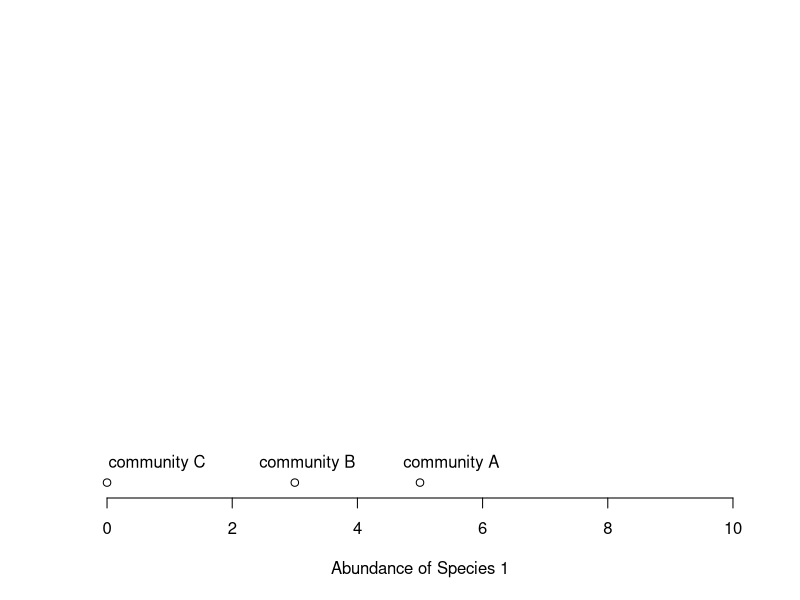
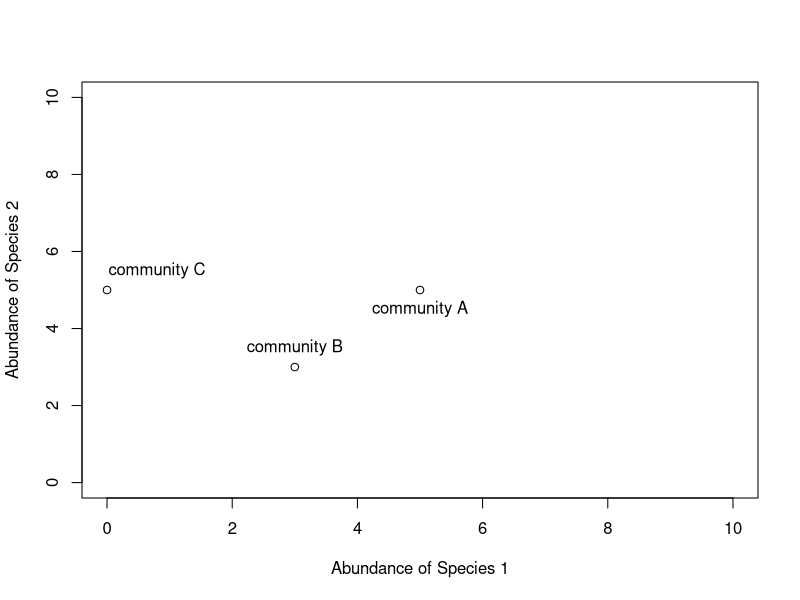
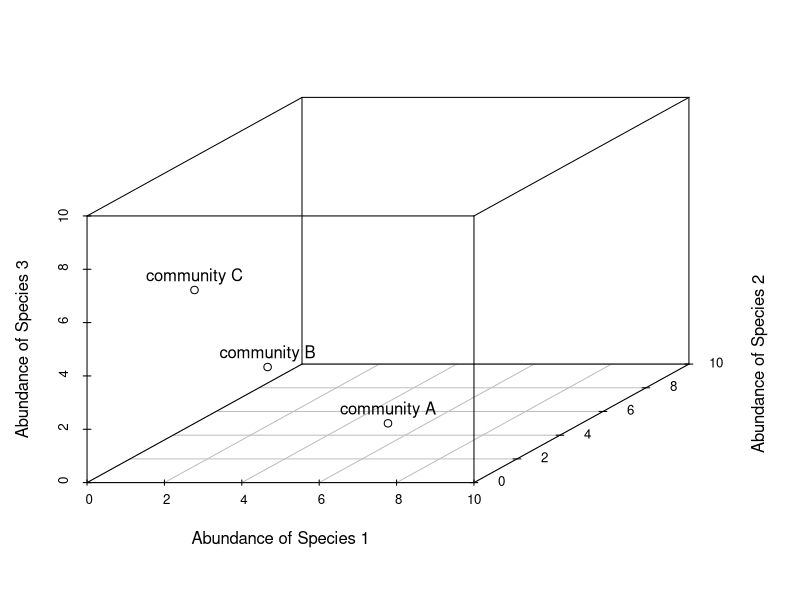
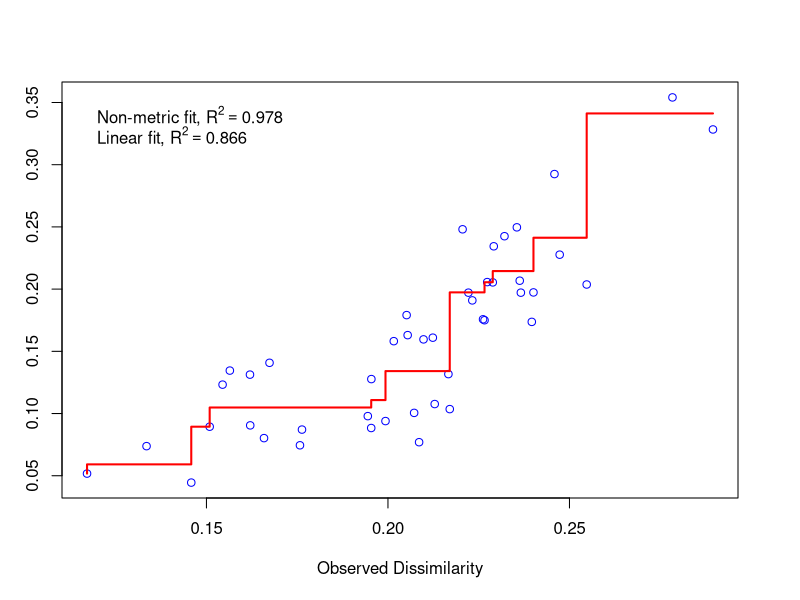
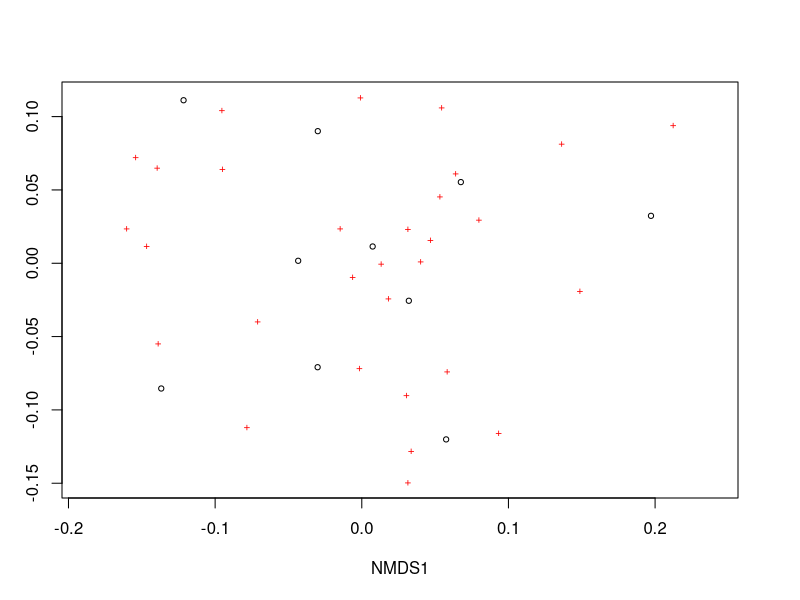
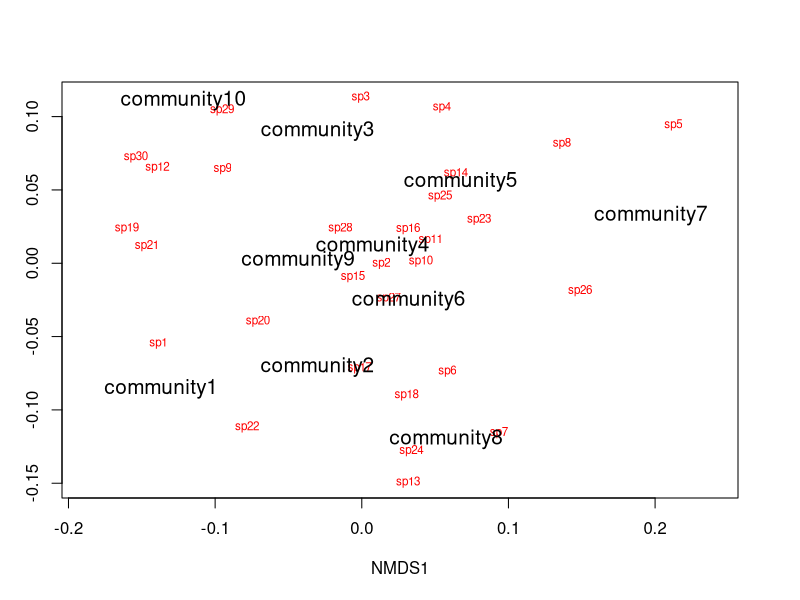
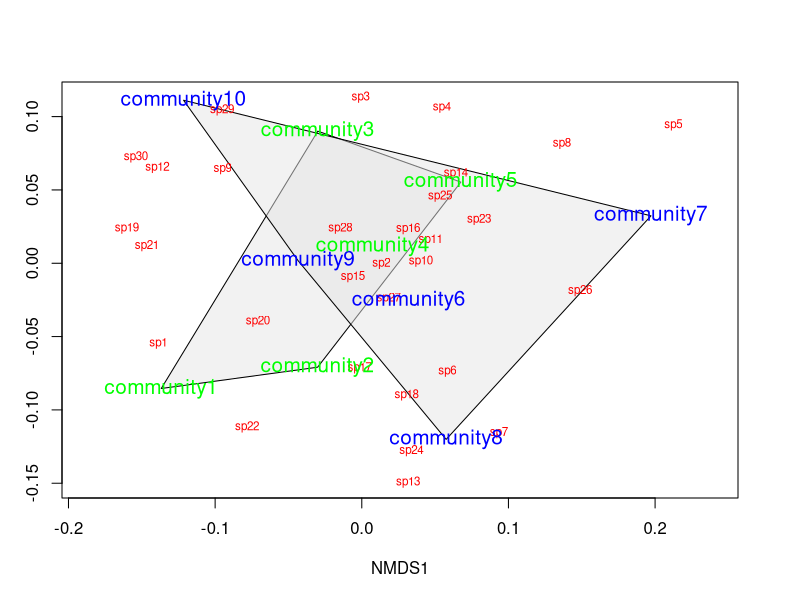
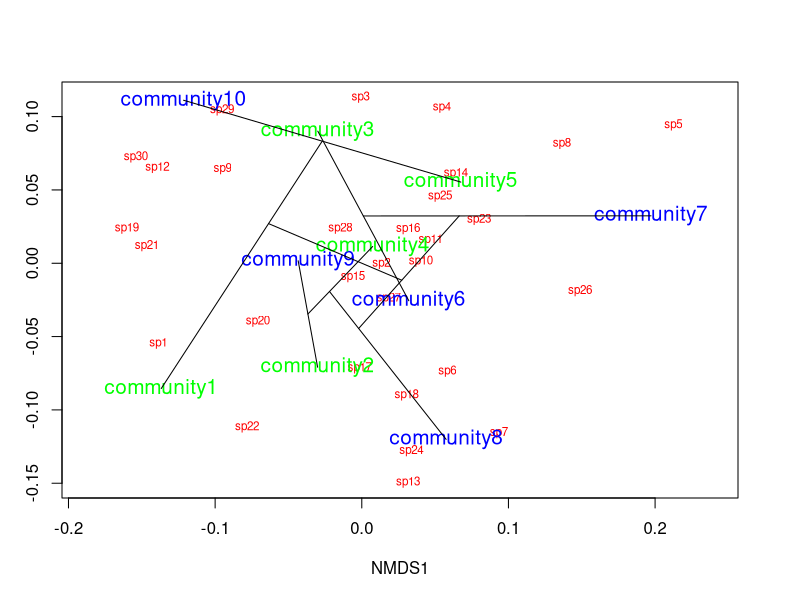

R code for these plots, in order: (Note: this script raises an error after producing the figures.)
## ---- chunk 1
# Non-metric multidimensional scaling (NMDS) is one tool commonly used to 
# examine community composition

# # Let's lay some conceptual groundwork
# Consider a single axis of abundance representing a single species:
plot(0:10,0:10,type="n",axes=F,xlab="Abundance of Species 1",ylab="")
axis(1)
# We can plot each community on that axis depending on the abundance of
# species 1 within it
points(5,0); text(5.5,0.5,labels="community A")
points(3,0); text(3.2,0.5,labels="community B")
points(0,0); text(0.8,0.5,labels="community C")
# 
# # Now consider a second axis of abundance representing a different 
# # species
# # Communities can be plotted along both axes depending on the abundance of
# # species within it
plot(0:10,0:10,type="n",xlab="Abundance of Species 1",
     ylab="Abundance of Species 2")
points(5,5); text(5,4.5,labels="community A")
points(3,3); text(3,3.5,labels="community B")
points(0,5); text(0.8,5.5,labels="community C")

# Now consider a THIRD axis of abundance representing yet another species
# (For this we're going to need to load another package)
# install.packages("scatterplot3d")
library(scatterplot3d)
d=scatterplot3d(0:10,0:10,0:10,type="n",xlab="Abundance of Species 1",
                ylab="Abundance of Species 2",
                zlab="Abundance of Species 3"); d
d$points3d(5,5,0); text(d$xyz.convert(5,5,0.5),labels="community A")
d$points3d(3,3,3); text(d$xyz.convert(3,3,3.5),labels="community B")
d$points3d(0,5,5); text(d$xyz.convert(0,5,5.5),labels="community C")

# Now consider as many axes as there are species S (obviously we cannot 
# visualize this beyond 3 dimensions)
# Hopefully your head didn't explode
## ---- chunk 2
# The goal of NMDS is to represent the original position of communities in
# multidimensional space as accurately as possible using a reduced number
# of dimensions that can be easily plotted and visualized

# NMDS does not use the absolute abundances of species in communities, but
# rather their RANK ORDER!
# The use of ranks omits some of the issues associated with using absolute
# distance (e.g., sensitivity to transformation), and as a result is much
# more flexible technique that accepts a variety of types of data
# (It is also where the "non-metric" part of the name comes from)

# The NMDS procedure is iterative and takes place over several steps:
# (1) Define the original positions of communities in multidimensional space
# (2) Specify the number m of reduced dimensions (typically 2)
# (3) Construct an initial configuration of the samples in 2-dimensions
# (4) Regress distances in this initial configuration against the observed
# (measured) distances
# (5) Determine the stress (disagreement between 2-D configuration and
# predicted values from regression)
# If the 2-D configuration perfectly preserves the original rank
# orders, then a plot ofone against the other must be monotonically
# increasing. The extent to which the points on the 2-D configuration
# differ from this monotonically increasing line determines the
# degree of stress (see Shepard plot)
# (6) If stress is high, reposition the points in m dimensions in the
#direction of decreasing stress, and repeat until stress is below
#some threshold

# Generally, stress < 0.05 provides an excellent represention in reduced dimensions, < 0.1 is great, < 0.2 is good, and stress > 0.3 provides a poor representation

# NOTE: The final configuration may differ depending on the initial 
# configuration (which is often random) and the number of iterations, so
# it is advisable to run the NMDS multiple times and compare the 
# interpretation from the lowest stress solutions

# To begin, NMDS requires a distance matrix, or a matrix of 
# dissimilarities
# Raw Euclidean distances are not ideal for this purpose: they are 
# sensitive to total abundances, so may treat sites with a similar number
# of species as more similar, even though the identities of the species
# are different
# They are also sensitive to species absences, so may treat sites with
# the same number of absent species as more similar

# Consequently, ecologists use the Bray-Curtis dissimilarity calculation, 
# which has many ideal properties:
# It is invariant to changes in units
# It is unaffected by additions/removals of species that are not 
# present in two communities
# It is unaffected by the addition of a new community
# It can recognize differences in total abudnances when relative 
# abundances are the same

# To run the NMDS, we will use the function `metaMDS` from the vegan 
# package
#install.packages("vegan")
library(vegan)
# `metaMDS` requires a community-by-species matrix
# Let's create that matrix with some randomly sampled data
set.seed(2)
community_matrix=matrix(sample(1:100,300,replace=T),nrow=10,
                        dimnames=list(paste("community",1:10,sep=""),
                                      paste("sp",1:30,sep="")))
community_matrix
## ---- chunk 3
# The function `metaMDS` will take care of most of the distance 
# calculations, iterative fitting, etc. We need simply to supply:
example_NMDS=metaMDS(community_matrix, # Our community-by-species matrix
                     k=2) # The number of reduced dimensions
# You should see each iteration of the NMDS until a solution is reached
# (i.e., stress was minimized after some number of reconfigurations of 
# the points in 2 dimensions). You can increase the number of default 
# iterations using the argument "trymax=##"
example_NMDS=metaMDS(community_matrix,k=2,trymax=100)

# And we can look at the NMDS object
example_NMDS # metaMDS has automatically applied a square root 
# transformation and calculated the Bray-Curtis distances for our 
# community-by-site matrix
# Let's examine a Shepard plot, which shows scatter around the regression
# between the interpoint distances in the final configuration (distances 
# between each pair of communities) against their original dissimilarities
stressplot(example_NMDS)
# Large scatter around the line suggests that original dissimilarities are
# not well preserved in the reduced number of dimensions
## ---- chunk 4
#Now we can plot the NMDS
plot(example_NMDS)
# It shows us both the communities ("sites", open circles) and species 
# (red crosses), but we  don't know which are which!

# We can use the functions `ordiplot` and `orditorp` to add text to the 
# plot in place of points
ordiplot(example_NMDS,type="n")
orditorp(example_NMDS,display="species",col="red",air=0.01)
orditorp(example_NMDS,display="sites",cex=1.25,air=0.01)
## ---- chunk 5
# There are some additional functions that might of interest
# Let's suppose that communities 1-5 had some treatment applied, and 
# communities 6-10 a different treatment
# We can draw convex hulls connecting the vertices of the points made by
# these communities on the plot
# First, let's create a vector of treatment values:
treat=c(rep("Treatment1",5),rep("Treatment2",5))
ordiplot(example_NMDS,type="n")
ordihull(example_NMDS,groups=treat,draw="polygon",col="grey90",
         label=FALSE)
orditorp(example_NMDS,display="species",col="red",air=0.01)
orditorp(example_NMDS,display="sites",col=c(rep("green",5),rep("blue",5)),
         air=0.01,cex=1.25)
# I find this an intuitive way to understand how communities and species 
# cluster based on treatments
# One can also plot ellipses and "spider graphs" using the functions 
# `ordiellipse` and `orderspider` which emphasize the centroid of the 
# communities in each treatment
## ---- chunk 6
# Another alternative is to plot a minimum spanning tree (from the 
# function `hclust`), which clusters communities based on their original 
# dissimilarities and projects the dendrogram onto the 2-D plot
ordiplot(example_NMDS,type="n")
orditorp(example_NMDS,display="species",col="red",air=0.01)
orditorp(example_NMDS,display="sites",col=c(rep("green",5),rep("blue",5)),
         air=0.01,cex=1.25)
ordicluster(example_NMDS,hclust(vegdist(community_matrix,"bray"))) 
# Note that clustering is based on Bray-Curtis distances
# This is one method suggested to check the 2-D plot for accuracy
## ---- chunk 7
# You could also plot the convex hulls, ellipses, spider plots, etc. colored based on the treatments
# First, create a vector of color values corresponding of the same length as the vector of treatment values
colors=c(rep("red",5),rep("blue",5))
ordiplot(example_NMDS,type="n")
#Plot convex hulls with colors baesd on treatment
for(i in unique(treat)) {
  ordihull(example_NMDS$point[grep(i,treat),],draw="polygon",groups=treat[treat==i],col=colors[grep(i,treat)],label=F) } 
orditorp(example_NMDS,display="species",col="red",air=0.01)
orditorp(example_NMDS,display="sites",col=c(rep("green",5),rep("blue",5)),
         air=0.01,cex=1.25)

for(i in unique(treat)) {
  ordiellipse(example_NMDS$point[grep(i,treat),],   groups=treat[treat==i], col=colors[grep(i,treat)],label=F, display="sites", kind = c("sd","se", "ehull"),
         conf, draw = c("lines","polygon"))}
